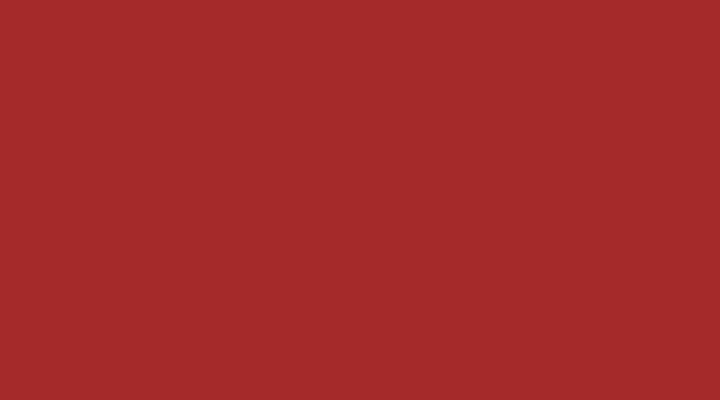
Frame 1 (no input)
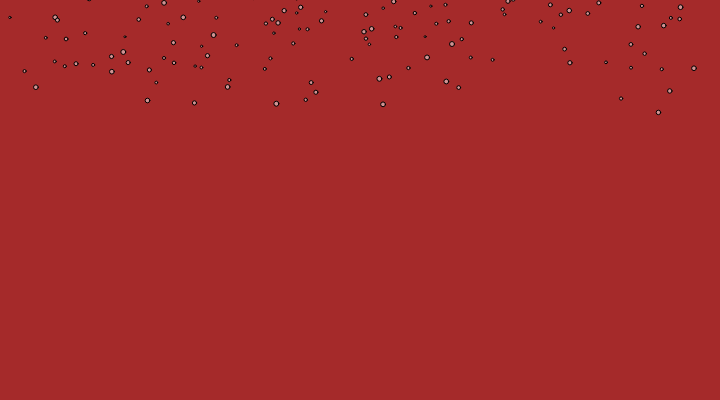
Frame 60 (no input)
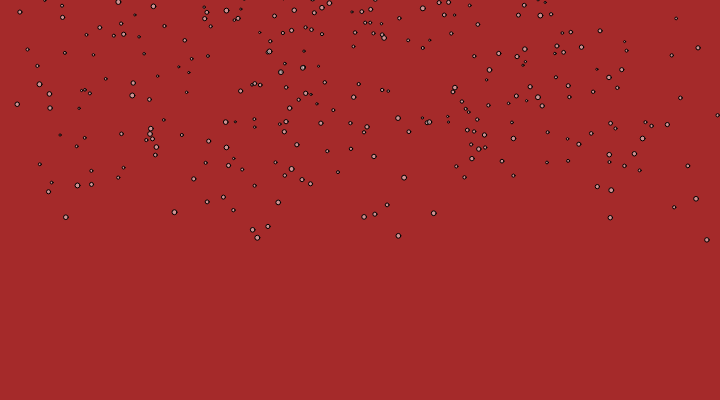
Frame 120 (the mouse pressed at the canvas centre since frame 60)

The p5.js sketch that drew these frames (run headless with seeded random() and noise() and a simulated clock; from frame 60 on, the mouse is pressed at the canvas centre):

// p5.js sketch
// ── sketch.js



let s1, s2;
let gravity = 9.0;
let mass = 2.0;

function setup() {
  createCanvas(720, 400);
  fill(255, 126);
  // Inputs: x, y, mass, gravity
  s1 = new Spring2D(0.0, width / 2, mass, gravity);
  s2 = new Spring2D(0.0, width / 2, mass, gravity);
}

function draw() {
  background(0);
  s1.update(mouseX, mouseY);
  s1.display(mouseX, mouseY);
  s2.update(s1.x, s1.y);
  s2.display(s1.x, s1.y);
}

function Spring2D(xpos, ypos, m, g) {
  this.x = xpos;// The x- and y-coordinates
  this.y = ypos;
  this.vx = 0; // The x- and y-axis velocities
  this.vy = 0;
  this.mass = m;
  this.gravity = g;
  this.radius = 30;
  this.stiffness = 0.2;
  this.damping = 0.7;

  this.update = function(targetX, targetY) {
    let forceX = (targetX - this.x) * this.stiffness;
    let ax = forceX / this.mass;
    this.vx = this.damping * (this.vx + ax);
    this.x += this.vx;
    let forceY = (targetY - this.y) * this.stiffness;
    forceY += this.gravity;
    let ay = forceY / this.mass;
    this.vy = this.damping * (this.vy + ay);
    this.y += this.vy;
  }

  this.display = function(nx, ny) {
    noStroke();
    ellipse(this.x, this.y, this.radius * 2, this.radius * 2);
    stroke(255);
    line(this.x, this.y, nx, ny);
  }
}


let snowflakes = []; // array to hold snowflake objects

function setup2() {
  createCanvas(400, 600);
  fill(240);
  noStroke();
}

function draw() {
  background('brown');
  let t = frameCount / 60; // update time

  // create a random number of snowflakes each frame
  for (let i = 0; i < random(5); i++) {
    snowflakes.push(new snowflake()); // append snowflake object
  }

  // loop through snowflakes with a for..of loop
  for (let flake of snowflakes) {
    flake.update(t); // update snowflake position
    flake.display(); // draw snowflake
  }
}

// snowflake class
function snowflake() {
  // initialize coordinates
  this.posX = 0;
  this.posY = random(-50, 0);
  this.initialangle = random(0, 2 * PI);
  this.size = random(2, 5);

  // radius of snowflake spiral
  // chosen so the snowflakes are uniformly spread out in area
  this.radius = sqrt(random(pow(width / 2, 2)));

  this.update = function(time) {
    // x position follows a circle
    let w = 0.6; // angular speed
    let angle = w * time + this.initialangle;
    this.posX = width / 2 + this.radius * sin(angle);

    // different size snowflakes fall at slightly different y speeds
    this.posY += pow(this.size, 0.5);

    // delete snowflake if past end of screen
    if (this.posY > height) {
      let index = snowflakes.indexOf(this);
      snowflakes.splice(index, 1);
    }
  };

  this.display = function() {
    ellipse(this.posX, this.posY, this.size);
  };
}
